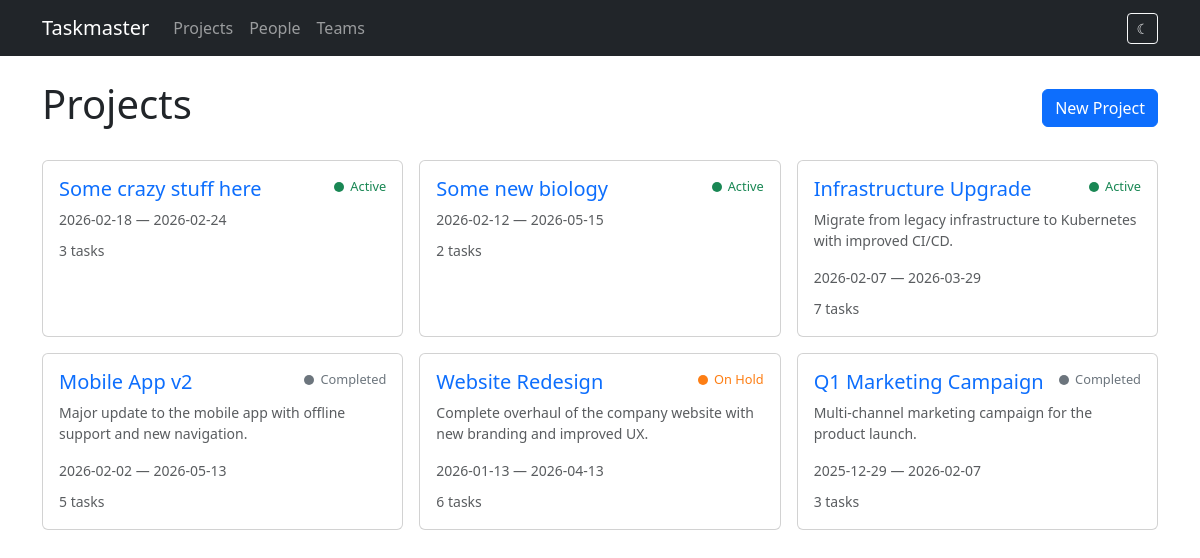
The app's page /projects with its own data.
### models.py (models this page shows)
class Project(db.Model):
    id = db.Column(db.Integer, primary_key=True)
    name = db.Column(db.String(200), nullable=False)
    description = db.Column(db.Text)
    start_date = db.Column(db.Date)
    end_date = db.Column(db.Date)
    status = db.Column(db.String(20), default='active')  # active, completed, on_hold
    tasks = db.relationship('Task', backref='project', lazy=True, cascade='all, delete-orphan')

### routes/projects.py (the view)
@bp.route('/projects')
def list_projects():
    projects = Project.query.order_by(Project.start_date.desc()).all()
    return render_template('projects/list.html', projects=projects)

### templates/projects/list.html (shortened to what this page needs)
{% extends "base.html" %}
{% block content %}
<div class="d-flex justify-content-between align-items-center mb-4">
    <h1>Projects</h1>
    <a href="{{ url_for('projects.new_project') }}" class="btn btn-primary">New Project</a>
</div>
{% if projects %}
<div class="row g-3">
    {% for project in projects %}
    <div class="col-md-6 col-lg-4">
        <div class="card card-hover h-100">
            <div class="card-body">
                <div class="d-flex justify-content-between align-items-start mb-2">
                    <h5 class="card-title mb-0">
                        <a href="{{ url_for('projects.detail', id=project.id) }}" class="text-decoration-none">
                            {{ project.name }}
                        </a>
                    </h5>
                    <span class="project-status status-{{ project.status }}">
                        <span class="status-dot"></span>{{ project.status | replace('_', ' ') | title }}
                    </span>
                </div>
                {% if project.description %}
                <p class="card-text text-muted small">{{ project.description[:120] }}{% if project.description|length > 120 %}...{% endif %}</p>
                {% endif %}
                <div class="small text-muted">
                    {% if project.start_date %}{{ project.start_date }}{% endif %}
                    {% if project.start_date and project.end_date %} &mdash; {% endif %}
                    {% if project.end_date %}{{ project.end_date }}{% endif %}
                </div>
                <div class="mt-2">
                    <span class="text-muted small">{{ project.tasks|length }} tasks</span>
                </div>
            </div>
        </div>
    </div>
    {% endfor %}
</div>
{% else %}
<div class="text-center py-5">
    <p class="text-muted">No projects yet.</p>
    <a href="{{ url_for('projects.new_project') }}" class="btn btn-primary">Create your first project</a>
</div>
{% endif %}
{% endblock %}

### static/style.css (style rules this page uses)
.project-status { display: inline-flex; align-items: center; gap: 6px; font-size: 0.8rem; font-weight: 500; }
.project-status .status-dot { width: 10px; height: 10px; border-radius: 50%; display: inline-block; }
.project-status.status-active .status-dot { background-color: #198754; }
.project-status.status-active { color: #198754; }
.project-status.status-completed .status-dot { background-color: #6c757d; }
.project-status.status-completed { color: #6c757d; }
.project-status.status-on_hold .status-dot { background-color: #fd7e14; }
.project-status.status-on_hold { color: #fd7e14; }

### records on screen
Project: name "Some crazy stuff here", status "Active", start_date "2026-02-18", end_date "2026-02-24", tasks|length "3"
Project: name "Some new biology", status "Active", start_date "2026-02-12", end_date "2026-05-15", tasks|length "2"
Project: name "Infrastructure Upgrade", status "Active", description "Migrate from legacy infrastructure to Kubernetes with improved CI/CD.", start_date "2026-02-07", end_date "2026-03-29", tasks|length "7"
Project: name "Mobile App v2", status "Completed", description "Major update to the mobile app with offline support and new navigation.", start_date "2026-02-02", end_date "2026-05-13", tasks|length "5"
Project: name "Website Redesign", status "On Hold", description "Complete overhaul of the company website with new branding and improved UX.", start_date "2026-01-13", end_date "2026-04-13", tasks|length "6"
Project: name "Q1 Marketing Campaign", status "Completed", description "Multi-channel marketing campaign for the product launch.", start_date "2025-12-29", end_date "2026-02-07", tasks|length "3"
